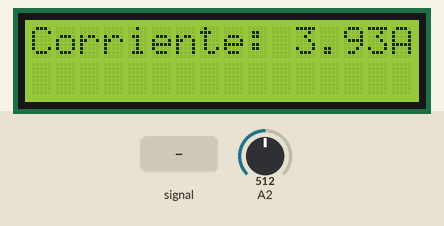
Simulated run of this sketch. Board: Arduino Uno, built with avr-gcc and run on an emulated ATmega328P. Parts: 16×2 character LCD. The inputs (shaded band) are chosen by the test bench; at power-on: A2 = 512.

Above: at 3.3 s.
3.4 s: A2 fed a 200 Hz sine of ±81 counts around its level
At 4.13 s:
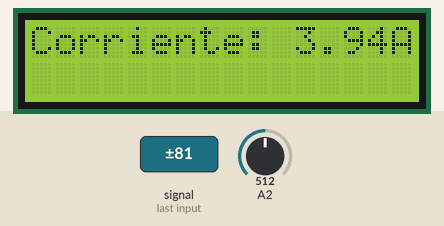
5.5 s: A2 set to 716
At 6.4 s:
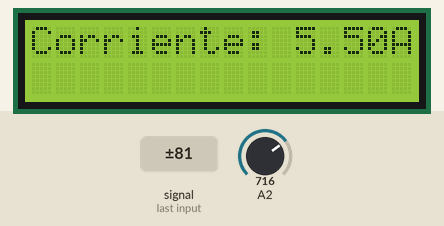
7.1 s: A2 fed a 2 Hz sine of ±306 counts around its level
At 7.23 s:
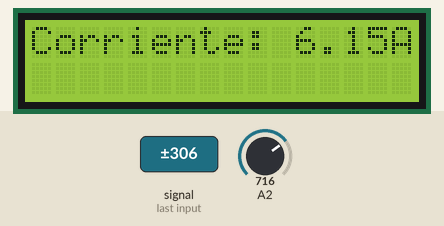
8.6 s: A2 set to 900
At 9.8 s:
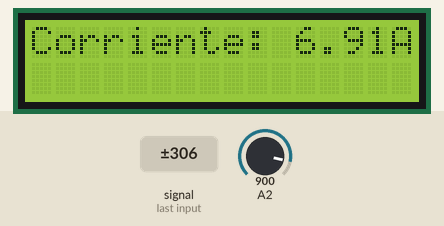
10.2 s: A2 set to 1010
At 10.8 s:
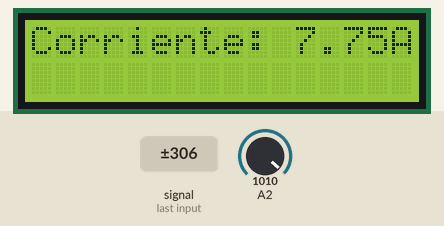
Timing chart, 0 to 12.9 s (numbered marks = the images above; inputs shaded):
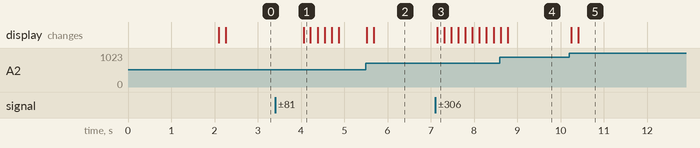

The sketch:

Medidor_de_tension.ino
```cpp
#include<Wire.h>
#include <LiquidCrystal_I2C.h>
LiquidCrystal_I2C lcd(0x27,16,2);
//variable LCD
const byte columna = 0;
byte fila;
const byte columna2 = 1;
byte fila2;
String contenido1;
String contenido2;
//Variables del sensor
float val_max=0;


void setup() {
  lcd.init();
  lcd.backlight();
  contenido1= "Iniciando";
  contenido2= "Programa";
  Visual();
  delay(2000);
  contenido1= "Corriente:     A";
  contenido2="";
  Visual();
}

void loop() {
  for(int i = 0; i<1000 ; i++){
    float valor = analogRead(A2);
    float tension = (valor*5)/1023;
    val_max = tension +val_max;
  }
  val_max = (val_max/1000)*1.5707963;
  fila = 11;
  contenido1 = val_max;
  Visual2();
  val_max = 0;
}

void Visual(){    //Configuro lo que se visualizara en el LCD
  lcd.clear();
  lcd.setCursor(fila,columna);
  lcd.print(contenido1);
  lcd.setCursor(fila2,columna2);
  lcd.print(contenido2);
}

void Visual2(){    //Configuro lo que se visualizara en el LCD
  lcd.setCursor(fila,columna);
  lcd.print(contenido1);
  lcd.setCursor(fila2,columna2);
  lcd.print(contenido2);
}
```

Measured:
- after the input at 3.4 s, the display: changes after 0.66 s (image 1)
- after the input at 7.1 s, the display: changes after 0.05 s (image 3)
- after the input at 10.2 s, the display: first changes at once (image 5 shows a later state)
